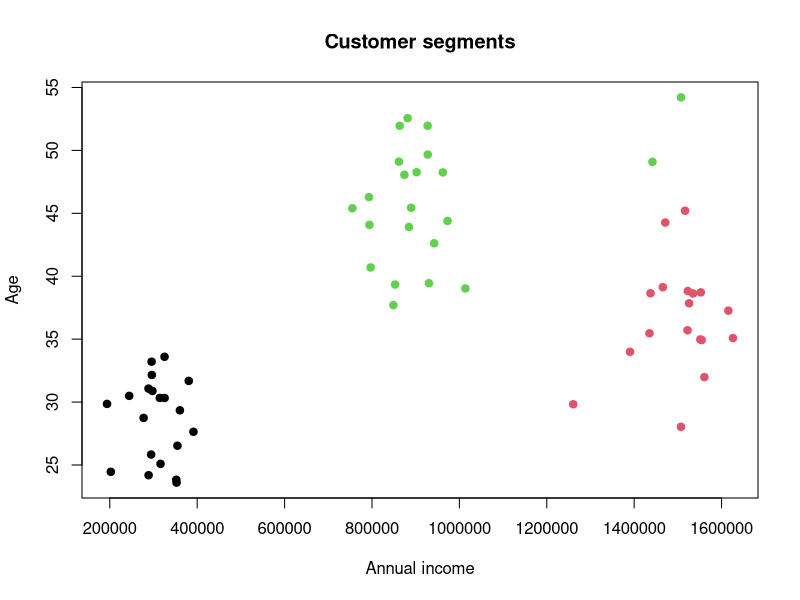
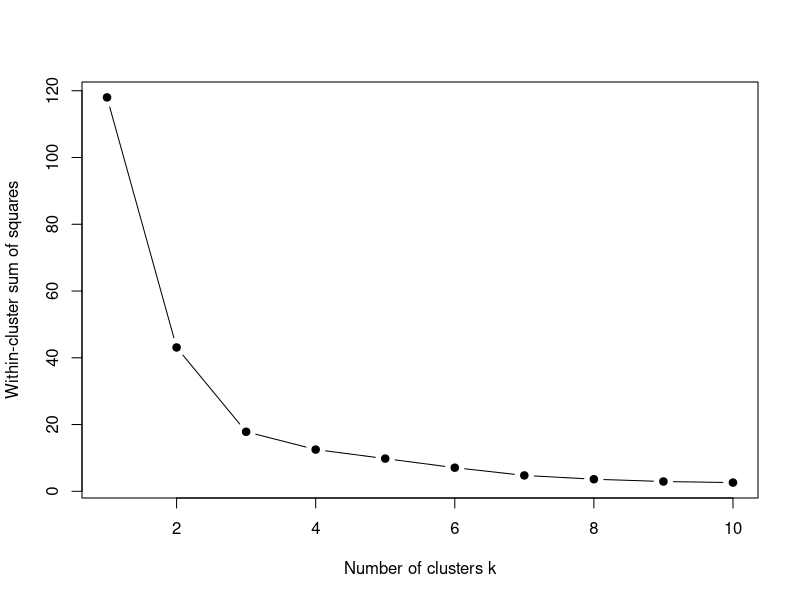

Here is the R script that generated these plots, in order:
# =====================================================================
# NOT EXECUTED IN VERIFICATION -- R is not installable in this environment
# (Debian repos blocked). Desk-checked only; numbers in comments come from
# the executed Python equivalent in python/. Run this in RStudio.
# =====================================================================
# Experiment 13: K-Means clustering
# Python equivalent: python/13_kmeans.py

set.seed(42)     # ALWAYS, or your clusters differ on every run

customers <- data.frame(
  income = c(rnorm(20, 300000, 40000),
             rnorm(20, 900000, 60000),
             rnorm(20, 1500000, 80000)),
  age    = c(rnorm(20, 28, 4), rnorm(20, 45, 5), rnorm(20, 38, 6))
)

# --- SCALING IS MANDATORY ---
# income spans ~1,200,000; age spans ~40. Euclidean distance is therefore
# driven almost entirely by income, and age contributes nothing.
# The variance ratio here is roughly 4,000,000,000 : 1.
scaled <- scale(customers)

km <- kmeans(scaled, centers = 3, nstart = 25)
# nstart = 25 runs the algorithm 25 times from different random starts and
# keeps the best. K-Means converges to a LOCAL optimum that depends on
# initialisation, so a single run can be poor.

km$cluster            # cluster assignment per observation
km$centers            # centroids, in SCALED units
km$size               # observations per cluster
km$tot.withinss       # total within-cluster sum of squares
km$betweenss / km$totss   # proportion of variance explained

customers$cluster <- factor(km$cluster)
aggregate(. ~ cluster, data = customers, FUN = mean)   # profile in REAL units

plot(customers$income, customers$age, col = km$cluster, pch = 19,
     xlab = "Annual income", ylab = "Age", main = "Customer segments")

# --- CHOOSING k: the elbow method ---
wss <- sapply(1:10, function(k) kmeans(scaled, k, nstart = 10)$tot.withinss)
plot(1:10, wss, type = "b", pch = 19,
     xlab = "Number of clusters k", ylab = "Within-cluster sum of squares")
# WSS always falls as k rises -- at k = n it is zero. The "elbow" is where
# extra clusters stop buying much.

# --- A less subjective alternative: the silhouette ---
# library(cluster)
# sil <- silhouette(km$cluster, dist(scaled)); mean(sil[, 3])

# COMPARE: without scaling, the clustering is driven by income alone.
km_raw <- kmeans(customers[, 1:2], centers = 3, nstart = 25)
table(km$cluster, km_raw$cluster)   # the two solutions differ
